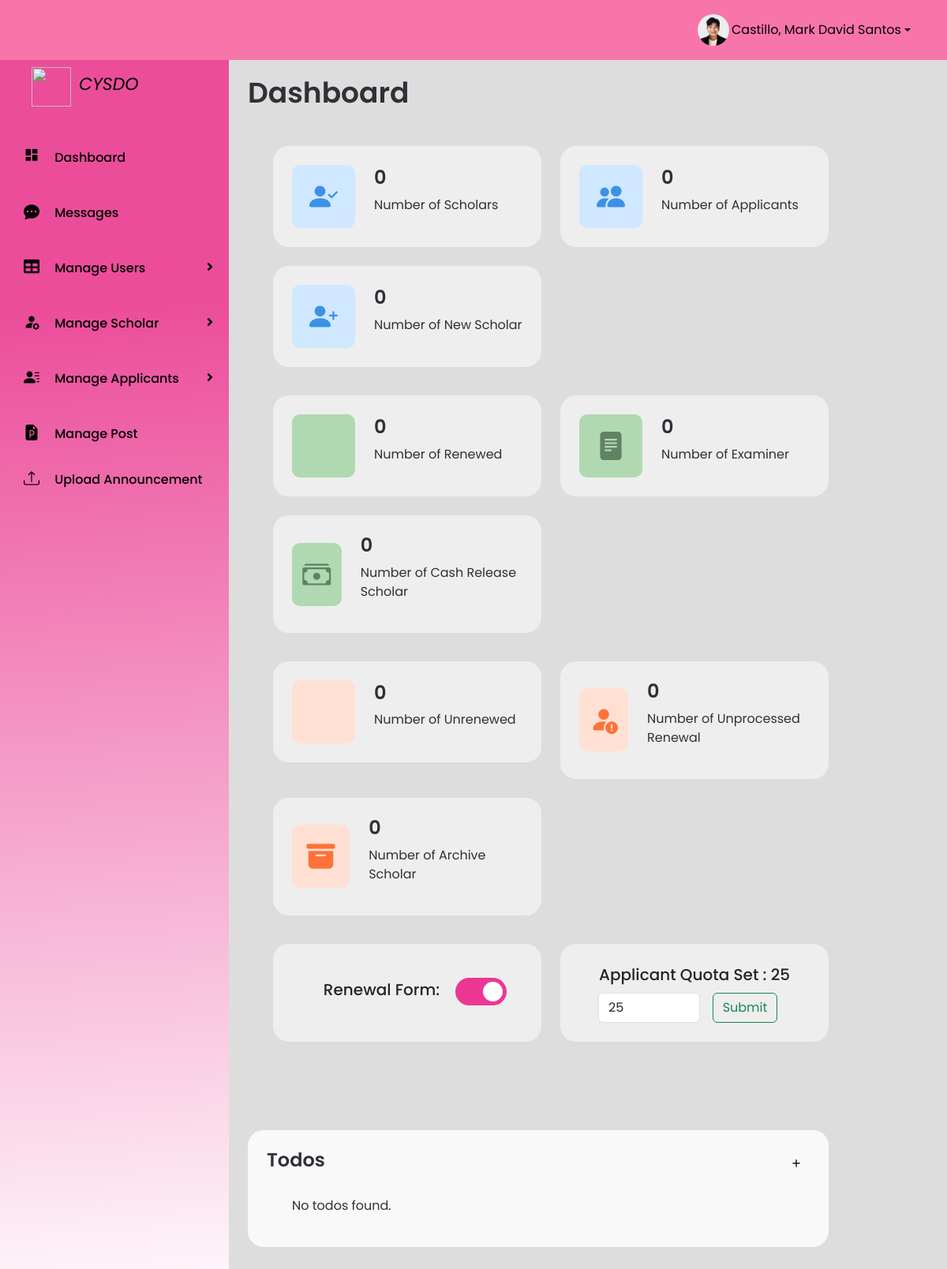
Page /pages/admin/adminHome.php (signed in) on the earlier database version.
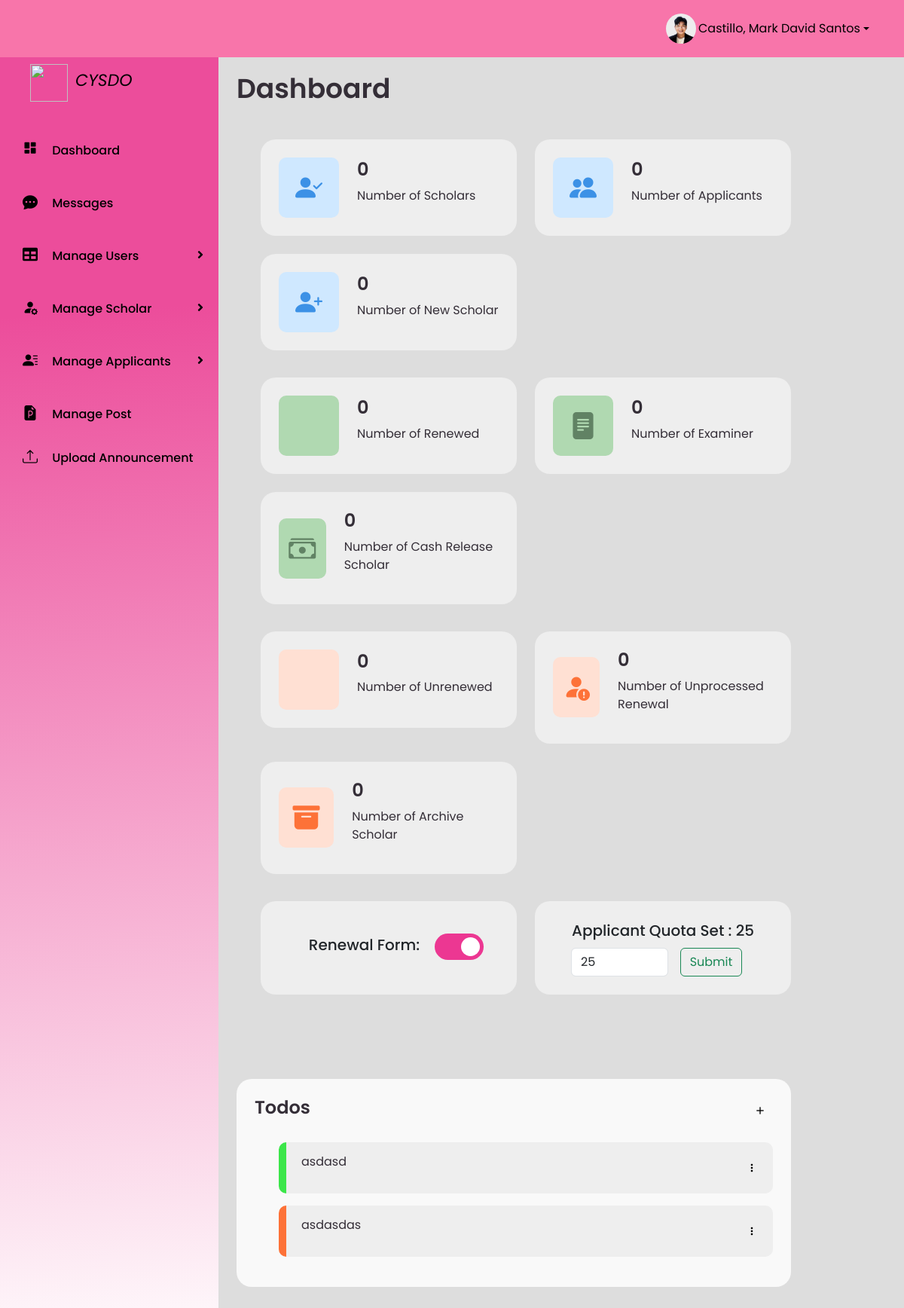
Same page on the later database version.
### tables this page shows
CREATE TABLE `todos` (
  `id` int(11) NOT NULL,
  `todo_text` varchar(255) NOT NULL,
  `completed` tinyint(1) DEFAULT 0,
  `created_at` timestamp NOT NULL DEFAULT current_timestamp()
);

### pages/admin/adminHome.php (the view, shortened to what the changed rows need)
<html lang="en">
<head>
    <link rel="stylesheet" href="https://cdn.jsdelivr.net/npm/bootstrap-icons@1.11.2/font/bootstrap-icons.min.css">
    <link rel='stylesheet' href='https://cdn-uicons.flaticon.com/2.0.0/uicons-bold-straight/css/uicons-bold-straight.css'>
    <link rel='stylesheet' href='https://cdn-uicons.flaticon.com/2.0.0/uicons-bold-straight/css/uicons-bold-straight.css'>
    <link href="https://cdn.jsdelivr.net/npm/bootstrap@5.3.0/dist/css/bootstrap.min.css" rel="stylesheet">
    <link rel="stylesheet" href="../../style/dashboard.css">
</head>
<body>
    <?php
    if ($_SESSION['role'] === 'admin') {
        include '../../assets/template/profileNav.php';
    } elseif ($_SESSION['role'] === 'staff') {
        include '../../assets/template/staffNavi.php';
    }
    ?>
    <section id="content" class="home-section">
        <?php
        if ($_SESSION['role'] === 'admin') {
        ?> <main>
                <div class="head-title">
                    <div class="left">
                        <h1>Dashboard</h1>
                    </div>
                </div>
            </main>
        <?php } ?>
        <main>
            <div class="table-data">
                <div class="todo">
                    <div class="head">
                        <h3>Todos</h3>
                        <?php
                        if ($_SESSION['role'] === 'admin') { ?>
                            <a class="btnAddTodo bx bx-plus dropdown-toggle-split text-black" type="button" data-bs-target="#addTodo" data-bs-toggle="modal" data-bs-whatever="@addTo-do"></a>
                        <?php } elseif ($_SESSION['role'] === 'staff') {
                        }
                        ?>
                    </div>
                    <ul class="todo-list">
                        <?php
                        $server = "localhost";
                        $username = "root";
                        $password = "";
                        $db = "cysdo";
                        $conn = new mysqli($server, $username, $password, $db);
                        $sql = "SELECT * FROM todos";
                        $result = $conn->query($sql);
                        if ($result->num_rows > 0) {
                            while ($row = $result->fetch_assoc()) {
                                $completed = $row['completed'] ? 'completed' : 'not-completed';
                                $todoId = $row['id'];
                                $todoText = $row['todo_text'];
                        ?>
                                <li class="<?php echo $completed; ?>" data-id="<?php echo $todoId; ?>">
                                    <p><?php echo $todoText; ?></p>
                                    <div class="dropdown-center">
                                        <a class="bx bx-dots-vertical-rounded text-black" type="button" data-bs-toggle="dropdown" aria-expanded="false">
                                        </a>
                                    </div>
                                </li>
                        <?php
                            }
                        } else {
                            echo "No todos found.";
                        }
                        ?>
                    </ul>
                </div>
            </div>
        </main>
    </section>
</body>
</html>

Differences in the rows shown:
added todos: todo_text "asdasd"
added todos: todo_text "asdasdas"
Other differences:
text no longer shown: "No todos found."
